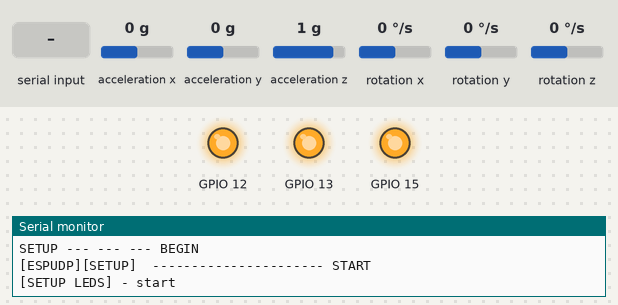
A program run on a simulated ESP32. On the bench: output pins drawn as LEDs (lit = HIGH), the last lines printed to the serial monitor. The inputs (shaded band) are chosen by the test bench; at power-on: acceleration x 0 g, acceleration y 0 g, acceleration z 1 g, rotation z 0 °/s, rotation x 0 °/s, rotation y 0 °/s.

Above: at 0.3 s.
At 1.7 s:
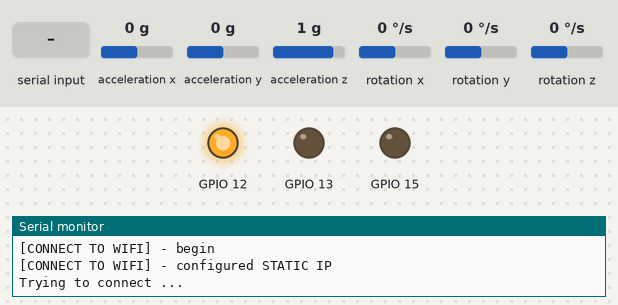
At 4.9 s:
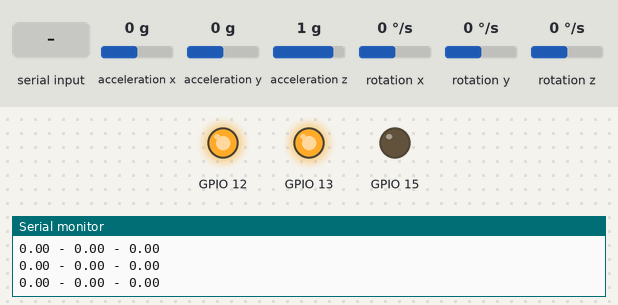
5.0 s: acceleration x set to -1.4 g
6.5 s: acceleration y set to -1.4 g
8.0 s: acceleration z set to -0.8 g
9.5 s: rotation z set to -192 °/s
11.0 s: "1" received over Serial
Timing chart, 0 to 13.5 s (numbered marks = the images above; inputs shaded):
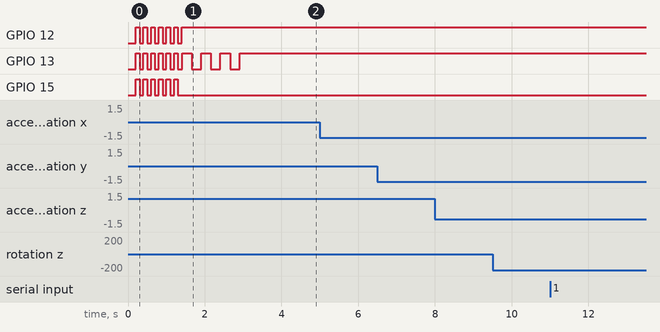

The program:

main.cpp
```cpp
#include <Arduino.h>
#include <EspChannel.h>


// ______________________________________________________________________________________________ PARAMETERS

//Static IP address configuration
//      ROBOT IPS
// IP = 192.168.0.6 -> SIID
// IP = 192.168.0.7 -> BLACKWING
// IP = 192.168.0.8 -> SONOMA
//      ESP IPS
// IP = 192.168.0.40 -> ACC 1
// IP = 192.168.0.41 -> ACC 2
// IP = 192.168.0.50 -> SONAR 1

const IPAddress staticIP(192, 168, 111, 40);  // this device static IP
// const IPAddress staticIP(192, 168, 0, 40);  // this device static IP


// ______________________________________________________________________________________________ ESP CHANNEL


// ---------- ACCELEROMETER

int accPinA = 21; //18 SDA
int accPinB = 22; //19 SCL
AccEspChannel espChannel(staticIP, accPinA, accPinB);


// ______________________________________________________________________________________________ MAIN

void setup() {

  // SERIAL
  Serial.begin(115200);
  delay(200);
  Serial.println("SETUP --- --- --- BEGIN");

  // SETUP ESP CHANNEL
  espChannel.setup();
  delay(200);

  // wait for a few seconds before starting
  delay(100);
  Serial.println("SETUP --- --- --- COMPLETE");
}

void loop() {

  espChannel.loop();
}
```
